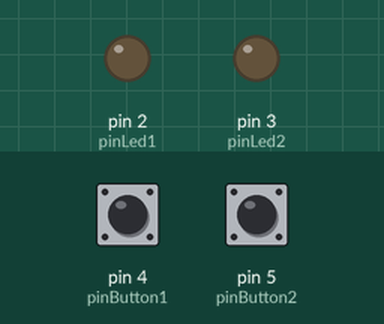
A sketch run on a simulated Arduino Uno, built with avr-gcc and run on an emulated ATmega328P. On the bench: output pins drawn as LEDs (lit = HIGH). The test bench sets the inputs (shaded band); at power-on: pin 4 (pinButton1) HIGH, pin 5 (pinButton2) HIGH.

Above: at 1.2 s.
1.3 s: pin 4 (pinButton1) pulled LOW for 3.2 s
At 2.3 s:
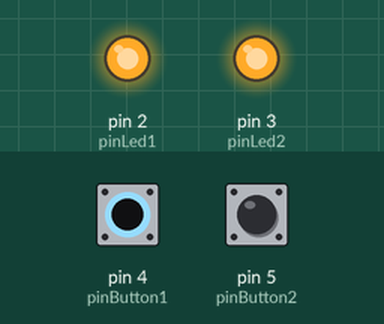
6.0 s: pin 5 (pinButton2) pulled LOW for 3.2 s
At 9.5 s:
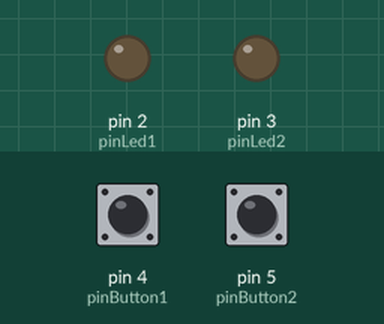
Timing chart, 0 to 11.0 s (numbered marks = the images above; inputs shaded):
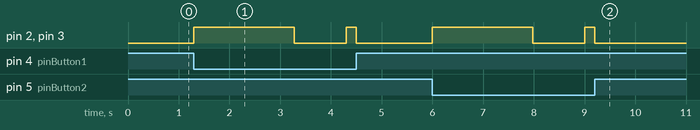

Measured:
- after the input at 1.3 s, pin 2 (pinLed1), pin 3 (pinLed2): LOW → HIGH at once, → LOW 2.0 s later, → HIGH 1.0 s later, → LOW 0.20 s later
- after the input at 6.0 s, pin 2 (pinLed1), pin 3 (pinLed2): LOW → HIGH at once, → LOW 2.0 s later, → HIGH 1.0 s later, → LOW 0.20 s later

The sketch:

punto_2.ino
```cpp
// Time library:
#include <time.h>

// Steps to implemente the code:

// 1. Define the pins for LEDs and buttons.
// 2. Set up the pins in the setup() function.
// 3. Read the state of buttons in the loop() function.
// 4. If either button is pressed, call the alternateBlink() function.
// 5. In t/Users/nidhood/Desktop/University/2023/Quinto semestre/Introducción a la programación Embebida/embebid/Arduino/Tarea1/punto_1/punto_1.inohe alternateBlink() function, calculate the ON time for the LEDs.
// 6. While either button is pressed:
// ----> a. Turn on LED1, wait for the ON time, and turn it off.
// ----> b. Check if button2 is still pressed, if not, break out of the loop.
// ----> c. Turn on LED2, wait for the ON time, and turn it off.

// Define pins for the LEDs and buttons:
const int pinLed1 = 2;
const int pinLed2 = 3;
const int pinButton1 = 4;
const int pinButton2 = 5;

// Variables to control time:
unsigned long startTime = 0;
unsigned long currentTime = 0;
unsigned long elapsedTime = 0;

// Calculate the ON time for a 3-second period with a 66% duty cycle:
const int onTime = 1980;  // 66% of 3000 milliseconds (3 seconds)
const int outTime = 1020; // 34% of 3000 milliseconfs (3 seconds)

// Variables to store the state of buttons:
int stateButton1 = LOW;
int stateButton2 = LOW;

// Initial configurations:
void setup() {

  // Configure LED pins as outputs:
  pinMode(pinLed1, OUTPUT);
  pinMode(pinLed2, OUTPUT);

  // Configure button pins as inputs with pull-up resistors:
  pinMode(pinButton1, INPUT_PULLUP);
  pinMode(pinButton2, INPUT_PULLUP);
}

void loop() {

  // Read the state of buttons:
  stateButton1 = digitalRead(pinButton1);
  stateButton2 = digitalRead(pinButton2);

  // Check if either button is pressed:
  if (stateButton1 == LOW || stateButton2 == LOW) {

    // Call the function to alternate between LED1 and LED2 while the button is pressed:
    alternateBlink();
  }
}

// Function to alternate blinking between LED1 and LED2:
void alternateBlink() {

  // Get the current time:
  startTime = millis();

  // While either button is pressed:
  while (digitalRead(pinButton1) == LOW || digitalRead(pinButton2) == LOW) {

    // Update the current time:
    currentTime = millis();

    // Calculate the elapsed time:
    elapsedTime = currentTime - startTime;

    if (elapsedTime < onTime) {
      // Turn on LED1 (66%):
      digitalWrite(pinLed1, HIGH);
      digitalWrite(pinLed2, HIGH);
    } else if (elapsedTime < (onTime + outTime)) {
      // Turn off LEDs (34%):
      digitalWrite(pinLed1, LOW);
      digitalWrite(pinLed2, LOW);
    } else {
      // Reset the timer:
      startTime = millis();
    }
  }

  // Ensure both LEDs are turned off after the function ends:
  digitalWrite(pinLed1, LOW);
  digitalWrite(pinLed2, LOW);
}
```
